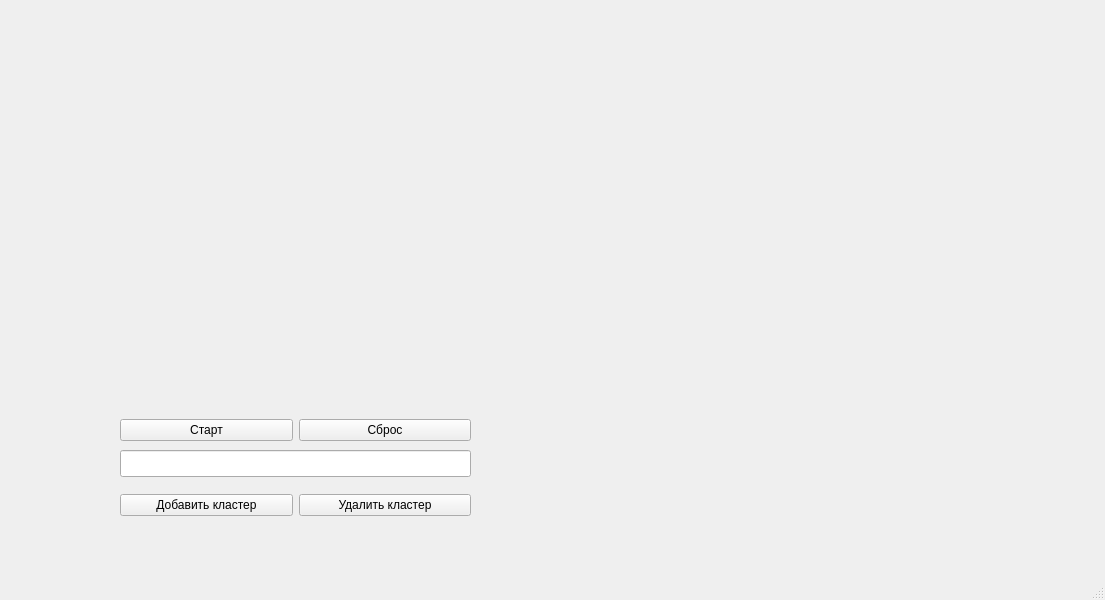
<?xml version="1.0" encoding="UTF-8"?>
<ui version="4.0">
 <class>MainWindow</class>
 <widget class="QMainWindow" name="MainWindow">
  <property name="geometry">
   <rect>
    <x>0</x>
    <y>0</y>
    <width>1105</width>
    <height>600</height>
   </rect>
  </property>
  <property name="windowTitle">
   <string>MainWindow</string>
  </property>
  <widget class="QWidget" name="centralwidget">
   <property name="enabled">
    <bool>true</bool>
   </property>
   <widget class="QwtPlot" name="plot" native="true">
    <property name="geometry">
     <rect>
      <x>20</x>
      <y>20</y>
      <width>511</width>
      <height>351</height>
     </rect>
    </property>
   </widget>
   <widget class="QwtPlot" name="plot1" native="true">
    <property name="geometry">
     <rect>
      <x>560</x>
      <y>20</y>
      <width>511</width>
      <height>351</height>
     </rect>
    </property>
   </widget>
   <widget class="QWidget" name="horizontalLayoutWidget">
    <property name="geometry">
     <rect>
      <x>120</x>
      <y>410</y>
      <width>351</width>
      <height>41</height>
     </rect>
    </property>
    <layout class="QHBoxLayout" name="horizontalLayout">
     <item>
      <widget class="QPushButton" name="startButton">
       <property name="text">
        <string>Старт</string>
       </property>
      </widget>
     </item>
     <item>
      <widget class="QPushButton" name="resetButton">
       <property name="text">
        <string>Сброс</string>
       </property>
      </widget>
     </item>
    </layout>
   </widget>
   <widget class="QLabel" name="checkErrorLabel">
    <property name="geometry">
     <rect>
      <x>630</x>
      <y>390</y>
      <width>441</width>
      <height>51</height>
     </rect>
    </property>
    <property name="font">
     <font>
      <pointsize>14</pointsize>
     </font>
    </property>
    <property name="text">
     <string/>
    </property>
   </widget>
   <widget class="QLineEdit" name="tleNameEdit">
    <property name="geometry">
     <rect>
      <x>120</x>
      <y>450</y>
      <width>351</width>
      <height>27</height>
     </rect>
    </property>
   </widget>
   <widget class="QWidget" name="horizontalLayoutWidget_2">
    <property name="geometry">
     <rect>
      <x>120</x>
      <y>480</y>
      <width>351</width>
      <height>51</height>
     </rect>
    </property>
    <layout class="QHBoxLayout" name="horizontalLayout_2">
     <item>
      <widget class="QPushButton" name="cancelConfigClusterButton">
       <property name="text">
        <string>Добавить кластер</string>
       </property>
      </widget>
     </item>
     <item>
      <widget class="QPushButton" name="deleteLastClusterButton">
       <property name="text">
        <string>Удалить кластер</string>
       </property>
      </widget>
     </item>
    </layout>
   </widget>
  </widget>
  <widget class="QMenuBar" name="menubar">
   <property name="geometry">
    <rect>
     <x>0</x>
     <y>0</y>
     <width>1105</width>
     <height>26</height>
    </rect>
   </property>
  </widget>
  <widget class="QStatusBar" name="statusbar"/>
 </widget>
 <customwidgets>
  <customwidget>
   <class>QwtPlot</class>
   <extends>QWidget</extends>
   <header>qwt_plot.h</header>
   <container>1</container>
  </customwidget>
 </customwidgets>
 <resources/>
 <connections/>
</ui>
